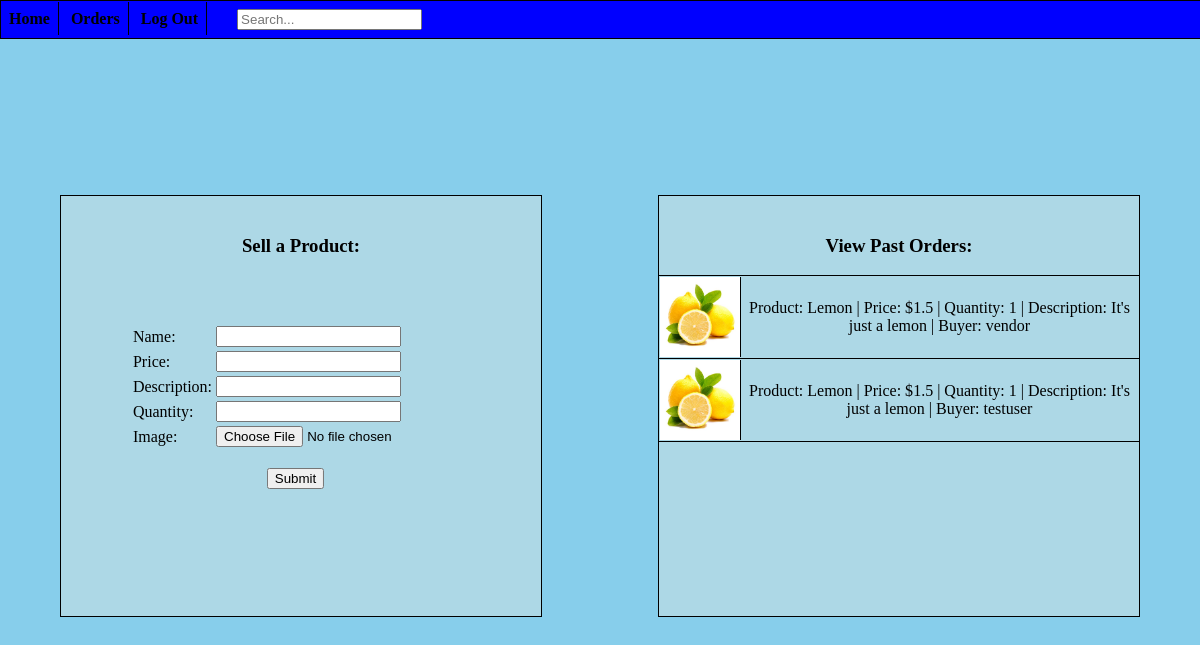
Screenshot of /orders.php (signed in) with the database file from the repository.
### tables this page shows
CREATE TABLE `orders` (
  `orderID` int NOT NULL,
  `productID` int NOT NULL,
  `userID` int NOT NULL
);

CREATE TABLE `shop` (
  `productID` int NOT NULL,
  `userID` int NOT NULL,
  `item` varchar(255) NOT NULL,
  `price` float(7,2) NOT NULL,
  `description` varchar(255) NOT NULL,
  `quantity` int NOT NULL,
  `imgPath` varchar(255) NOT NULL
);

CREATE TABLE `users` (
  `id` int NOT NULL,
  `username` varchar(255) NOT NULL,
  `password` varbinary(32) NOT NULL
);

### orders.php (the view, shortened to what this page needs)
<?php
require('header.php');
if(isset($_SESSION['username'], $_SESSION['isLoggedInToLemonShop']) and $_SESSION['username'] == 'vendor' and $_SESSION['isLoggedInToLemonShop'] == true){
	echo('			<input type="hidden" name="csrf-token" value="' . hash_hmac("sha256", "orders.php", $_SESSION["token"]) . '" />
				<input type="submit" name="makeOrderSubmit" value="Submit" style="margin-left: 40%;" />
			</form>
		</div>');
echo("</div>
		<div class='split right'>
			<h3 style='text-align: center'>View Past Orders:</h3>
			<table class='pastOrders'>");
			$stmt = $db->query("SELECT * FROM orders");
			while($order = $stmt->fetch_assoc()){
				$stmt2 = $db->prepare("SELECT * FROM shop WHERE productID = ?");
				$stmt2->bind_param("i", $order['productID']);
				$stmt2->execute();
				$result2 = $stmt2->get_result();
				$row = $result2->fetch_assoc();
				$stmt3 = $db->prepare("SELECT username FROM users WHERE id = ?");
				$stmt3->bind_param("i", $order['userID']);
				$stmt3->execute();
				$result3 = $stmt3->get_result();
				$buyer = $result3->fetch_assoc();
				echo("<tr><td class='pastOrderstd'><img src='" . $row['imgPath'] . "' /><div class='pastOrdersItem'>" . "Product: " .  $row['item'] . " | Price: $" . $row['price'] .  " | Quantity: " . $row['quantity'] . " | Description: ". $row['description'] . " | Buyer: " . $buyer['username'] . "</td></tr></div>");
			}
	echo("</div>
</body>
</html>");
}
?>

### css/project.css (style rules this page uses)
body { margin:0; height: 100%; background:skyblue; overflow-x: hidden; }
.split { height: 50%; width: 40%; position: fixed; margin-top: 10%; overflow-x: hidden; padding-top: 20px; z-index: 1; }
.left { margin-left: 5%; left: 0; border: 1px solid black; background-color: lightblue; }
.right { margin-right: 5%; right: 0; border: 1px solid black; background-color: lightblue; overflow-y: auto; }
.makeOrder { position: absolute; top: 50%; left: 50%; transform: translate(-50%, -50%); }
.pastOrderstd img { display: inline-block; height: 80px; width: 80px; float: left; border-right: 1px solid black; }
.pastOrdersItem { height: 100%; text-align: center; display: flex; justify-content: center; align-items: center; }
.pastOrders { margin: 0 auto; width: 100%; border-collapse: collapse; }
.pastOrders tr { border-top: 1px solid black; border-bottom: 1px solid black; }
.pastOrders td { height: 50px; }

### rows the page displays
orders: productID.imgPath (picture), productID.item "Lemon", productID.price "1.5", productID.quantity "1", productID.description "It's just a lemon", userID.username "vendor"
orders: productID.imgPath (picture), productID.item "Lemon", productID.price "1.5", productID.quantity "1", productID.description "It's just a lemon", userID.username "testuser"
